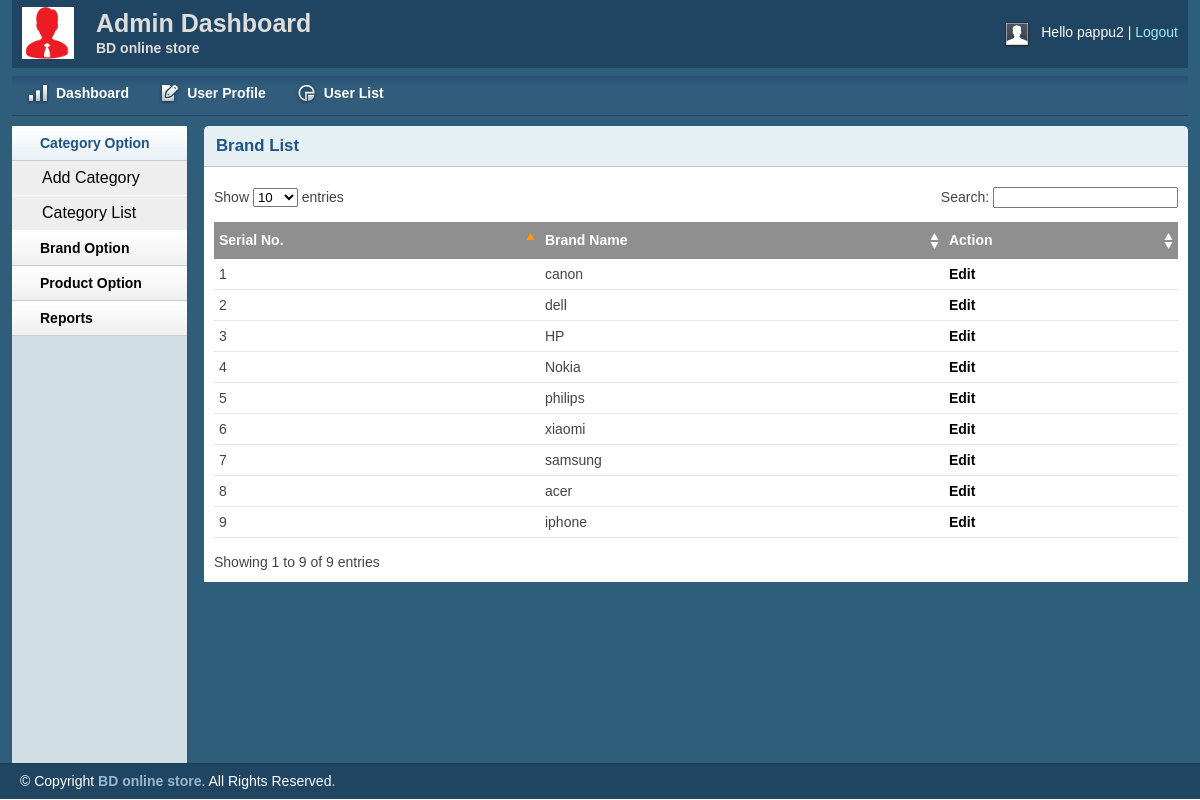
Screenshot of /admin/brandlist.php (signed in) with the database file from the repository.
### tables this page shows
CREATE TABLE `tbl_brand` (
  `brandid` int(11) NOT NULL,
  `brandname` varchar(255) NOT NULL
);

### lib/Database.php (called while the page is built, shortened)
<?php
Class Database {
    public $host = DB_HOST;
    public $user = DB_USER;
    public $pass = DB_PASS;
    public $dbname = DB_NAME;
    public $link;
    private function connectDB() {
        $this->link = new mysqli($this->host, $this->user, $this->pass, $this->dbname);
    }
    public function select($query) {
        $result = $this->link->query($query) or die($this->link->error . __LINE__);
        if ($result->num_rows > 0) {
            return $result;
        } else {
            return false;
        }
    }
}

### classes/Brand.php (called while the page is built, shortened)
<?php
$filepath = realpath(dirname(__FILE__));
include_once ($filepath."/../lib/Database.php");
?>
<?php
class Brand {
    private $db;
    public function __construct() {
        $this->db = new Database();
    }
    public function getAllBrand() {
        $query = "select * from tbl_brand order by brandid desc";
        $result = $this->db->select($query);
        return $result;
    }
}

### admin/brandlist.php (the view, shortened to what this page needs)
<?php include 'inc/header.php'; ?>
<?php include 'inc/sidebar.php'; ?>
<?php include '../classes/Brand.php'; ?>
<?php
$brand = new Brand();
?>
<div class="grid_10">
    <div class="box round first grid">
        <h2>Brand List</h2>
        <div class="block">
            <table class="data display datatable" id="example">
                <thead>
                    <tr>
                        <th>Serial No.</th>
                        <th>Brand Name</th>
                        <th>Action</th>
                    </tr>
                </thead>
                <tbody>
                    <?php
                    $getbrand = $brand->getAllBrand();
                    if ($getbrand) {
                        $i = 0;
                        while ($result = $getbrand->fetch_assoc()) {
                            $i++;
                            ?>
                            <tr class="odd gradeX">
                                <td><?php echo $i; ?></td>
                                <td><?php echo $result['brandname']; ?></td>
                                <td><a href="brandedit.php?brandid=<?php echo $result['brandid']; ?>">
                                        Edit</a>
                            </tr>
                            <?php
                        }
                    } else {
                        echo 'Brand Not Found!';
                    }
                    ?>
                </tbody>
            </table>
        </div>
    </div>
</div>
<?php include 'inc/footer.php'; ?>

### admin/css/layout.css (style rules this page uses)
body { background: #fff none repeat scroll 0 0; color: #444; font-size: 14px; padding: 0; }
a { color: #000; font-weight:bold; text-decoration: none; }
h1, h2, h3, h4, h5, h6 { line-height:1.2em; margin-bottom:.3em; }
h2 { margin-top:1em; }
.box { background:#fff; margin-bottom:20px; padding:10px 10px 10px 10px; margin-left:-8px; }
.box.grid { padding-bottom:40px; }
.box.round { -moz-border-radius: 5px 5px 0px 0px; -webkit-border-radius: 5px 5px 0px 0px; border-radius: 5px 5px 0px 0px; }
.box h2 { font-size:1.2em; font-weight:bold; color:#1B548D; background:#E6F0F3; margin:-10px -10px 0 -10px; padding:10px 12px; border-bottom:1px solid #B3CBD6; -moz-border-radius: 5px 5px 0px 0px; -webkit-border-radius: 5px 5px 0px 0px; border-radius: 5px 5px 0px 0px; }
.box.first { min-height: 406px; }
.block { padding-top:20px; }
.block { padding-bottom:1px; }
table.display { margin: 0 auto; clear: both; width: 100%; }
.sorting_asc { background: #8f8f8f url(../img/table/sort_asc.png) no-repeat center right; padding:8px 5px; text-align:left; color:#fff; }
.sorting { background:#8f8f8f url(../img/table/sort_both.png) no-repeat center right; padding:8px 5px; text-align:left; color:#fff; }
tr.odd { height: 30px; line-height: 30px; border-bottom:1px solid #e6e6e6; }
tr.even { height: 30px; line-height: 30px; border-bottom:1px solid #e6e6e6; }
tr.odd td, tr.even td { padding-left:5px; }

### rows the page displays
tbl_brand: brandname "canon"
tbl_brand: brandname "dell"
tbl_brand: brandname "HP"
tbl_brand: brandname "Nokia"
tbl_brand: brandname "philips"
tbl_brand: brandname "xiaomi"
tbl_brand: brandname "samsung"
tbl_brand: brandname "acer"
tbl_brand: brandname "iphone"

### other values shown
Session::get('adminname') "pappu2"
